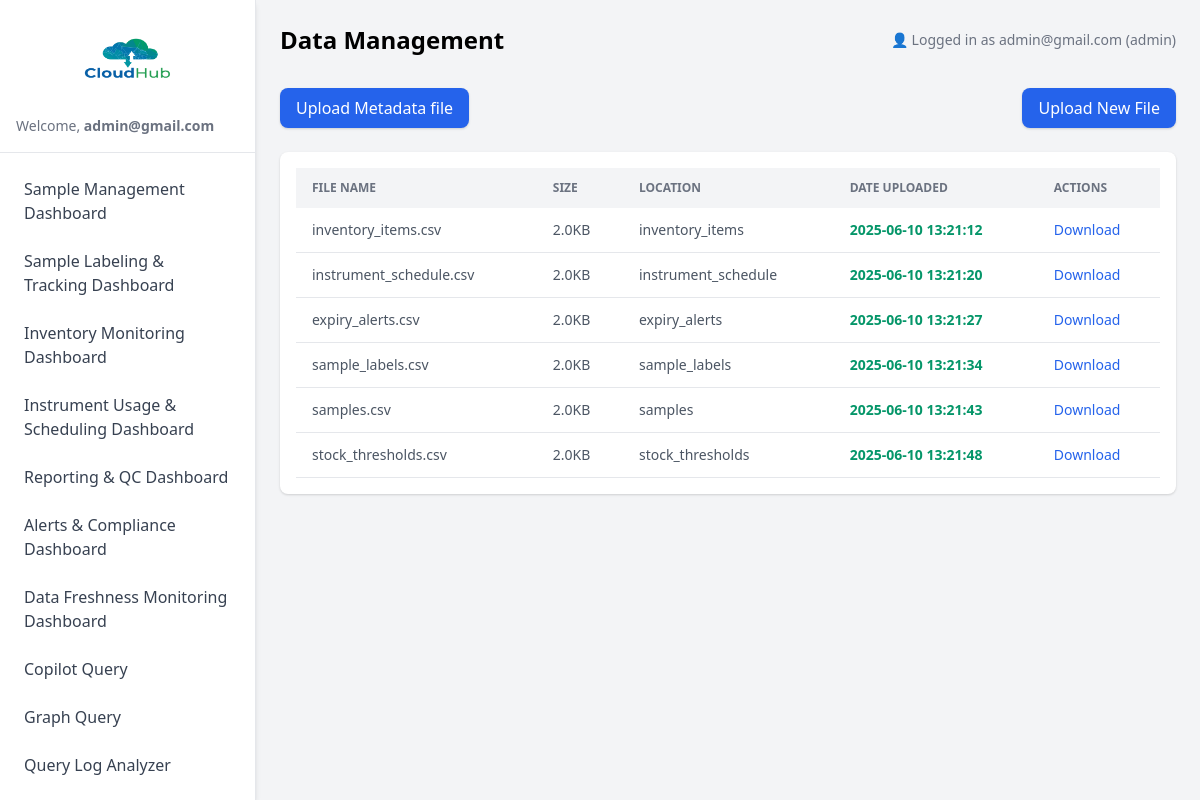
The page /data-management (signed in) on the database its author committed.
### tables this page shows
CREATE TABLE data_files_metadata (
            file_id INTEGER PRIMARY KEY AUTOINCREMENT,
            file_name TEXT,
            category TEXT,
            is_processed BOOLEAN DEFAULT TRUE CHECK(is_processed IN (0, 1)),
            uploaded_at TIMESTAMP DEFAULT CURRENT_TIMESTAMP
        );

### app.py (the view)
@app.route("/data-management")
def data_management():
    conn = sqlite3.connect(DB_NAME)
    cursor = conn.cursor()
    cursor.execute("""
        SELECT * FROM data_files_metadata
    """)
    rows = cursor.fetchall()
    conn.close()
    columns = ["id","file_name","file_path", "is_processed","created_at"]
    files = []
    for row in rows:
        files.append(dict(zip(columns, row)))
    return render_template("data_management.html", files=files)

### templates/data_management.html (shortened to what this page needs)
{% extends 'base.html' %}
{% block content %}
  <div class="ml-64 p-6">
    <header class="flex items-center justify-between mb-8">
      <h1 class="text-2xl font-bold">Data Management</h1>
      <div class="text-sm text-gray-500">👤 Logged in as {{ session.username }} ({{ session.role }})</div>
    </header>
    <div class="flex justify-between items-center mb-6">
      <button class="bg-blue-600 text-white px-4 py-2 rounded-lg shadow hover:bg-blue-700" id="uploadButton">
        Upload Metadata file
      </button>
      <button class="bg-blue-600 text-white px-4 py-2 rounded-lg shadow hover:bg-blue-700"
              onclick="document.getElementById('upload-modal').classList.remove('hidden')">
        Upload New File
      </button>
    </div>
    <div class="bg-white p-4 rounded-lg shadow">
      <table class="min-w-full text-sm text-left text-gray-600">
        <thead class="text-xs text-gray-500 uppercase bg-gray-100">
          <tr>
            <th scope="col" class="px-4 py-3">File Name</th>
            <th scope="col" class="px-4 py-3">Size</th>
            <th scope="col" class="px-4 py-3">Location</th>
            <th scope="col" class="px-4 py-3">Date Uploaded</th>
            <th scope="col" class="px-4 py-3">Actions</th>
          </tr>
        </thead>
        <tbody>
          {% for file in files %}
          <tr class="border-b">
            <td class="px-4 py-3">{{file.file_name}}</td>
            <td class="px-4 py-3">2.0KB</td>
            <td class="px-4 py-3">{{ file.file_path }}</td>
            <td class="px-4 py-3 text-green-600 font-semibold">{{file.created_at}}</td>
            <td class="px-4 py-3">
              <button class="text-blue-600 hover:underline">Download</button>
            </td>
          </tr>
          {% endfor %}
        </tbody>
      </table>
    </div>
  </div>
{% endblock %}

### rows shown on the page
data_files_metadata: file_name "inventory_items.csv", file_path "inventory_items", created_at "2025-06-10 13:21:12"
data_files_metadata: file_name "instrument_schedule.csv", file_path "instrument_schedule", created_at "2025-06-10 13:21:20"
data_files_metadata: file_name "expiry_alerts.csv", file_path "expiry_alerts", created_at "2025-06-10 13:21:27"
data_files_metadata: file_name "sample_labels.csv", file_path "sample_labels", created_at "2025-06-10 13:21:34"
data_files_metadata: file_name "samples.csv", file_path "samples", created_at "2025-06-10 13:21:43"
data_files_metadata: file_name "stock_thresholds.csv", file_path "stock_thresholds", created_at "2025-06-10 13:21:48"

### other values the page prints
{{ session.email }} "admin@gmail.com"
{{ session.username }} "admin@gmail.com"
{{ session.role }} "admin"
